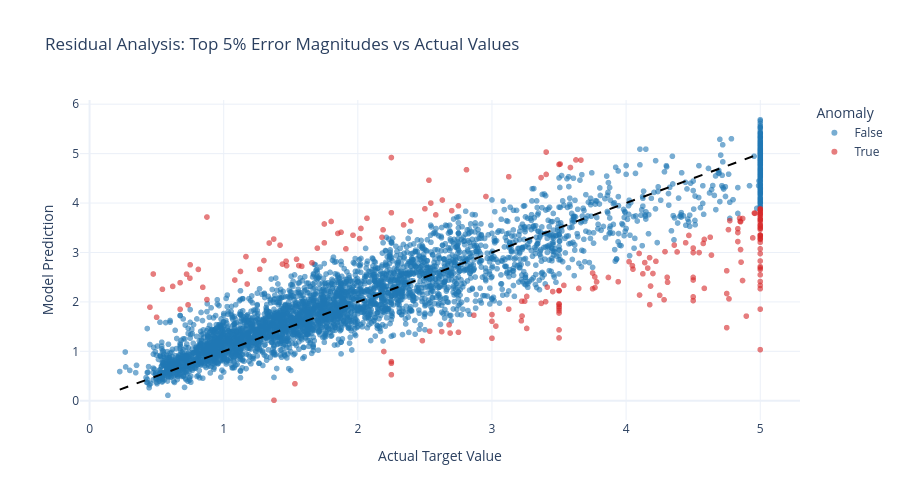

Notebook code cell kept with this figure:
### Markdown cell above
### Error Analysis
Investigating misclassified samples or samples with the highest regression error to understand model blind spots

### Code cell
import plotly.express as px

print("--- Conducting Error Analysis on Regression Baseline ---")
reg_model.eval()
with torch.no_grad():
    val_preds = reg_model(X_valid_t.to(device)).cpu().numpy().flatten()
    val_actuals = y_valid_t.numpy().flatten()

errors = np.abs(val_preds - val_actuals)

# Reconstruct dataframe with original features for analysis
error_df = pd.DataFrame({'Actual': val_actuals, 'Predicted': val_preds, 'Abs_Error': errors})
features_df = pd.DataFrame(X_valid, columns=california.feature_names)
error_df = pd.concat([error_df, features_df], axis=1)

# Isolate top 5% worst errors
threshold = np.percentile(errors, 95)
error_df['Anomaly'] = error_df['Abs_Error'] >= threshold

fig = px.scatter(
    error_df, x='Actual', y='Predicted', color='Anomaly',
    color_discrete_map={True: '#d62728', False: '#1f77b4'},
    hover_data=['MedInc', 'HouseAge', 'Population'],
    title="Residual Analysis: Top 5% Error Magnitudes vs Actual Values",
    labels={'Actual': 'Actual Target Value', 'Predicted': 'Model Prediction'},
    opacity=0.6
)

fig.add_shape(type="line", line=dict(dash='dash', color='black'),
              x0=error_df['Actual'].min(), y0=error_df['Actual'].min(),
              x1=error_df['Actual'].max(), y1=error_df['Actual'].max())

fig.update_layout(template="plotly_white", height=500)
fig.show()

print("\n--- Distribution of Anomalous vs. Standard Samples ---")
print(error_df.groupby('Anomaly')[['MedInc', 'HouseAge', 'Population', 'Actual']].mean())

### Figure 1 — Plotly figure (JSON) as saved in the notebook; plotly's stock layout.template omitted (floating-point values rounded to 4 significant figures; data arrays with more than 128 entries replaced by an {"elided": "..."} marker saying what was removed)
{"data": [{"customdata": {"elided": "3921x3 float values"}, "hovertemplate": "Anomaly=False<br>Actual Target Value=%{x}<br>Model Prediction=%{y}<br>MedInc=%{customdata[0]}<br>HouseAge=%{customdata[1]}<br>Population=%{customdata[2]}<extra></extra>", "legendgroup": "False", "marker": {"color": "#1f77b4", "opacity": 0.6, "symbol": "circle"}, "mode": "markers", "name": "False", "showlegend": true, "type": "scattergl", "x": {"elided": "3921 float values"}, "xaxis": "x", "y": {"elided": "3921 float values"}, "yaxis": "y"}, {"customdata": {"elided": "207x3 float values"}, "hovertemplate": "Anomaly=True<br>Actual Target Value=%{x}<br>Model Prediction=%{y}<br>MedInc=%{customdata[0]}<br>HouseAge=%{customdata[1]}<br>Population=%{customdata[2]}<extra></extra>", "legendgroup": "True", "marker": {"color": "#d62728", "opacity": 0.6, "symbol": "circle"}, "mode": "markers", "name": "True", "showlegend": true, "type": "scattergl", "x": {"elided": "207 float values"}, "xaxis": "x", "y": {"elided": "207 float values"}, "yaxis": "y"}], "layout": {"height": 500, "legend": {"title": {"text": "Anomaly"}, "tracegroupgap": 0}, "shapes": [{"line": {"color": "black", "dash": "dash"}, "type": "line", "x0": 0.225, "x1": 5.0, "y0": 0.225, "y1": 5.0}], "title": {"text": "Residual Analysis: Top 5% Error Magnitudes vs Actual Values"}, "xaxis": {"anchor": "y", "domain": [0, 1], "title": {"text": "Actual Target Value"}}, "yaxis": {"anchor": "x", "domain": [0, 1], "title": {"text": "Model Prediction"}}}}
